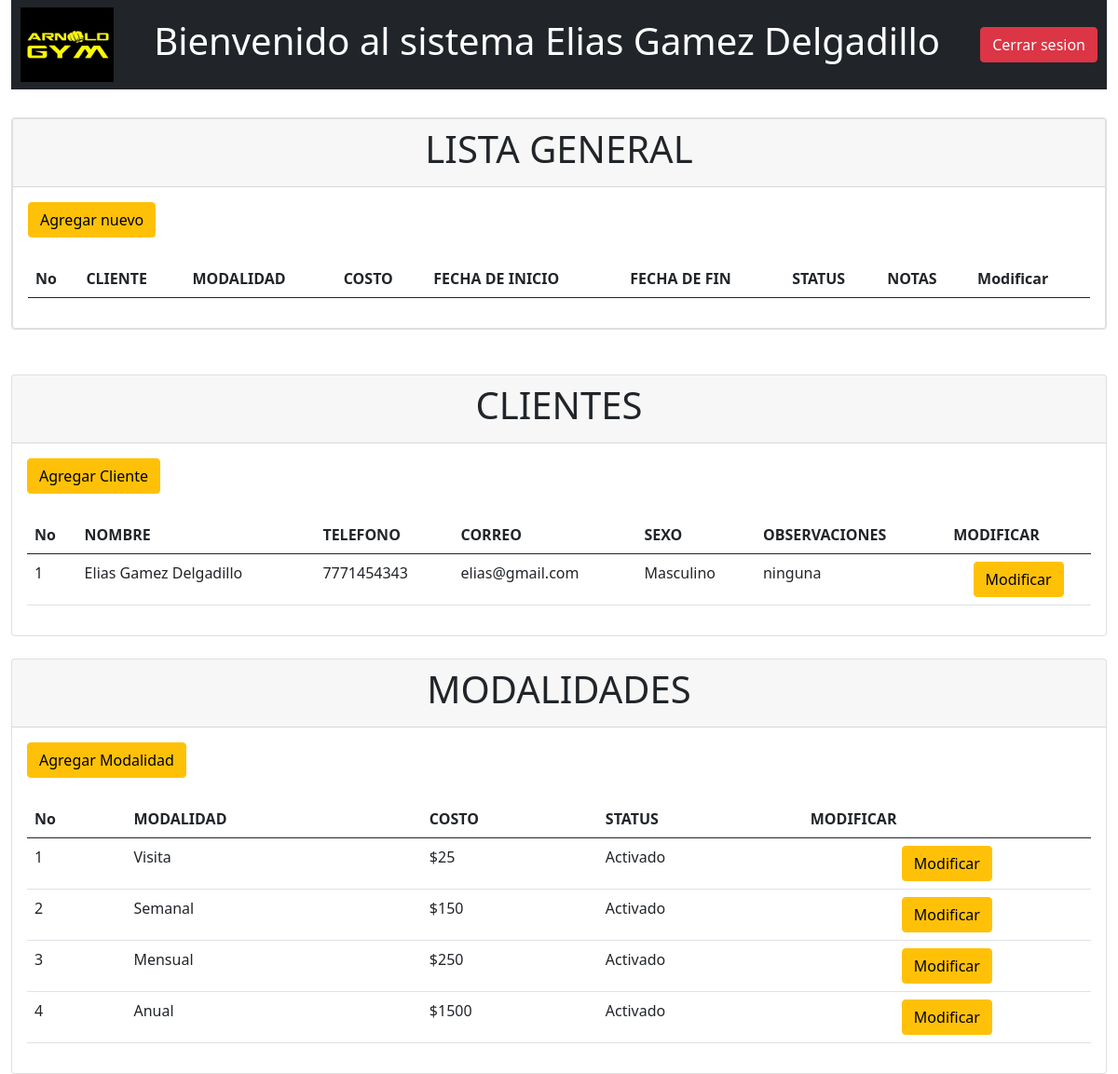
Screenshot of /perfil_admin.php (signed in) with the database file from the repository.
### tables this page shows
CREATE TABLE `clientes` (
  `id_cliente` int(11) NOT NULL,
  `nombre` varchar(20) NOT NULL,
  `apaterno` varchar(20) NOT NULL,
  `amaterno` varchar(20) NOT NULL,
  `telefono` varchar(10) NOT NULL,
  `sexo` varchar(20) NOT NULL,
  `correo` varchar(20) NOT NULL,
  `password` varchar(20) NOT NULL,
  `observaciones` varchar(100) NOT NULL,
  `tipo_us` varchar(20) NOT NULL
);

CREATE TABLE `modalidad` (
  `id_modalidad` int(11) NOT NULL,
  `tipo_modalidad` varchar(30) NOT NULL,
  `costo` varchar(30) NOT NULL,
  `status` varchar(30) NOT NULL
);

### perfil_admin.php (the view, shortened to what this page needs)
<?php
$nombre = $_SESSION['nombre'];
?>
<!DOCTYPE html>
<html>
<head>
	<link href="https://cdn.jsdelivr.net/npm/bootstrap@5.1.0/dist/css/bootstrap.min.css" rel="stylesheet">
    <link rel="stylesheet" href="https://cdnjs.cloudflare.com/ajax/libs/twitter-bootstrap/5.0.1/css/bootstrap.min.css">
    <link rel="stylesheet" href="https://cdn.datatables.net/1.11.1/css/dataTables.bootstrap5.min.css">
</head>
<body>
<div class="container-fluid">
    <nav class="navbar navbar-dark bg-dark">
        <img src="./img/logo.jpg" height="80px" width="100px" style="margin-left: 10px;">
        <h1 style="color: white;">Bienvenido al sistema <?php echo $nombre; ?></h1>
        <a href="desconectar.php"><button class="btn btn-danger" style="margin-right: 10px;">Cerrar sesion</button></a>
    </nav>
</div>
	<div class="container-fluid" style="margin-top:30px">
    <div class="card">
        <div class="card">
            <div class="card-header">
                <h1><center>LISTA GENERAL</center></h1>
            </div>
            <div class="card-body">
                <button class="btn btn-warning" data-bs-toggle="modal" data-bs-target="#Modalinsertgral">Agregar nuevo</button><br><br>
                <table class="display table" id="example1">
                        <thead>
                            <tr>
                                <th>No</th>
                                <th>CLIENTE</th>
                                <th>MODALIDAD</th>
                                <th>COSTO</th>
                                <th>FECHA DE INICIO</th>
                                <th>FECHA DE FIN</th>
                                <th>STATUS</th>
                                <th>NOTAS</th>
                                <th>Modificar</th>
                            </tr>
                        </thead>
                 </table>
            </div>
        </div>
    </div><br><br>
		<div class="card">
			<div class="card-header">
				<h1><center>CLIENTES</center></h1>
			</div>
			<div class="card-body">
                <button class="btn btn-warning" data-bs-toggle="modal" data-bs-target="#Modalinsertclient">Agregar Cliente</button><br><br>
			     <table class="display table" id="example2">
                    <thead>
                        <tr>
                            <th>No</th>
                            <th>NOMBRE</th>
                            <th>TELEFONO</th>
                            <th>CORREO</th>
                            <th>SEXO</th>
                            <th>OBSERVACIONES</th>
                            <th>MODIFICAR</th>
                        </tr>
                    </thead>
                    <tbody>
                        <?php
                            require("conexion.php");
                            $consulta=$mysqli->query("SELECT * FROM clientes WHERE tipo_us='cliente'");
                            $cont=1;
                            while($datos=$consulta->fetch_array())
                        {
                          $dato=$datos[0]."||".$datos[1]."||".$datos[2]."||".$datos[3]."||".$datos[4]."||".$datos[5]."||".$datos[6]."||".$datos[7]."||".$datos[8]."||".$datos[9];
                        ?>
                            <tr>
                                <td><?php echo $cont?></td>
                                <td><?php echo $datos['nombre'].' '.$datos['apaterno'].' '.$datos['amaterno']?></td>
                                <td><?php echo $datos['telefono']?></td>
                                <td><?php echo $datos['correo']?></td>
                                <td><?php echo $datos['sexo']?></td>
                                <td><?php echo $datos['observaciones']?></td>
                                <td><center><button class="btn btn-warning" data-bs-toggle="modal" data-bs-target="#consultarclien" onClick="consultarclien('<?php echo $dato ?>')">Modificar</button></a></td>
                            </tr>
                        <?php
                        $cont=$cont+1;
                        }
                        ?>
                    </tbody>
                 </table>
			</div>
		</div><br>
		<div class="card">
			<div class="card-header">
				<h1><center>MODALIDADES</center></h1>
			</div>
				<div class="card-body">
                    <button class="btn btn-warning" data-bs-toggle="modal" data-bs-target="#Modalinsertmodalidad">Agregar Modalidad</button><br><br>
					<table class="display table" id="example3">
                        <thead>
                            <tr>
                                <th>No</th>
                                <th>MODALIDAD</th>
                                <th>COSTO</th>
                                <th>STATUS</th>
                                <th>MODIFICAR</th>
                            </tr>
                        </thead>
                        <tbody>
                            <?php
                                require("conexion.php");
                                $consulta=$mysqli->query("SELECT * FROM modalidad");
                                while($datos=$consulta->fetch_array())
                            {
                              $dato=$datos[0]."||".$datos[1]."||".$datos[2]."||".$datos[3];
                            ?>
                                <tr>
                                    <td><?php echo $datos['id_modalidad']?></td>
                                    <td><?php echo $datos['tipo_modalidad']?></td>
                                    <td><?php echo '$'.$datos['costo']?></td>
                                    <td><?php echo $datos['status']?></td>
                                    <td><center><button class="btn btn-warning" data-bs-toggle="modal" data-bs-target="#consultarmod" onClick="consultarmod('<?php echo $dato ?>')">Modificar</button></a></td>
                                </tr>
                            <?php
                            }
                            ?>
                    </tbody>
                 </table>
				</div>
		</div>
	</div>
</body>
</html>

### rows the page displays
clientes: nombre "Elias", apaterno "Gamez", amaterno "Delgadillo", telefono "7771454343", correo "elias@gmail.com", sexo "Masculino", observaciones "ninguna"
modalidad: id_modalidad "1", tipo_modalidad "Visita", costo "25", status "Activado"
modalidad: id_modalidad "2", tipo_modalidad "Semanal", costo "150", status "Activado"
modalidad: id_modalidad "3", tipo_modalidad "Mensual", costo "250", status "Activado"
modalidad: id_modalidad "4", tipo_modalidad "Anual", costo "1500", status "Activado"

### other values shown
$nombre "Elias Gamez Delgadillo"
